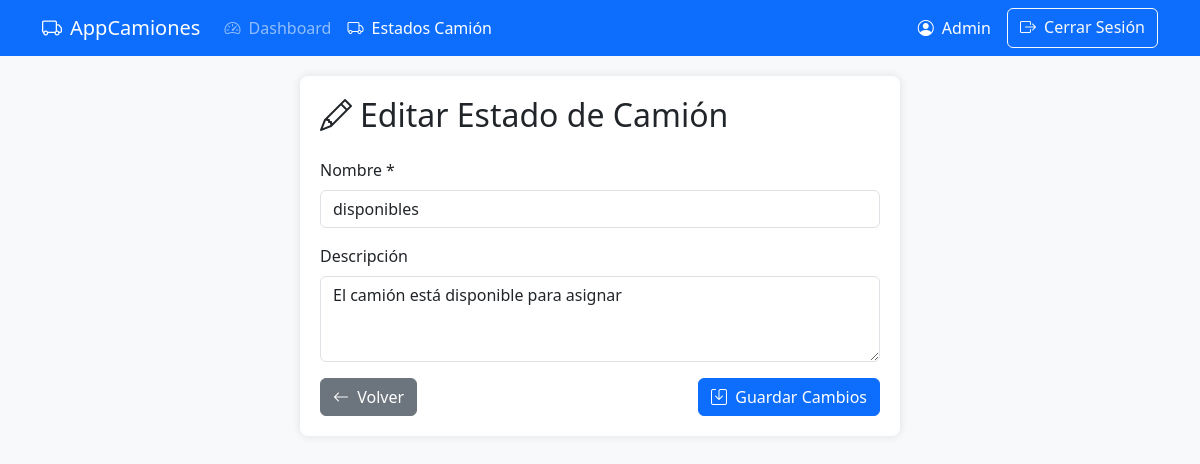
Screenshot of /views/estados_camion/edit.php?id=1 (signed in) with the database file from the repository.
### tables this page shows
CREATE TABLE `estados_camion` (
  `id_estado_camion` int(11) NOT NULL,
  `nombre` varchar(50) NOT NULL,
  `descripcion` varchar(255) DEFAULT NULL
);

### controllers/EstadosCamionController.php (called while the page is built, shortened)
<?php
require_once __DIR__ . '/../config/database.php';
require_once __DIR__ . '/../models/EstadosCamion.php';
class EstadosCamionController {
    private $estadoCamion;
    public function __construct() {
        $this->db = new Database();
        $this->estadoCamion = new EstadosCamion($this->db->connect());
    }
    public function obtenerEstadoPorId($id) {
        return $this->estadoCamion->getById($id);
    }
}

### config/database.php (called while the page is built, shortened)
<?php
class Database {
    private $host = 'localhost';
    private $db_name = 'proyecto_transportes';
    private $username = 'dmilanes';
    private $password = 'milanes1982*-';
    public function connect() {
        $this->conn = null;
        try {
            $this->conn = new PDO(
                "mysql:host=" . $this->host . ";dbname=" . $this->db_name,
                $this->username,
                $this->password
            );
            $this->conn->setAttribute(PDO::ATTR_ERRMODE, PDO::ERRMODE_EXCEPTION);
        } catch (PDOException $e) {
            die("Error de conexión: " . $e->getMessage());
        }
        return $this->conn;
    }
}
?>

### models/EstadosCamion.php (called while the page is built, shortened)
<?php
class EstadosCamion {
    private $conn;
    private $table_name = "estados_camion";
    public function __construct($db) {
        $this->conn = $db;
    }
    public function getById($id) {
        $query = "SELECT * FROM " . $this->table_name . "
                  WHERE id_estado_camion = ? LIMIT 1";
        $stmt = $this->conn->prepare($query);
        $stmt->bindParam(1, $id);
        $stmt->execute();
        return $stmt->fetch(PDO::FETCH_ASSOC);
    }
}

### views/estados_camion/edit.php (the view, shortened to what this page needs)
<?php
require_once __DIR__ . '/../../controllers/EstadosCamionController.php';
$controller = new EstadosCamionController();
$id = $_GET['id'] ?? null;
$estado = $controller->obtenerEstadoPorId($id);
?>
<!DOCTYPE html>
<html lang="es">
<head>
    <link href="https://cdn.jsdelivr.net/npm/bootstrap@5.3.0/dist/css/bootstrap.min.css" rel="stylesheet">
    <link href="https://cdn.jsdelivr.net/npm/bootstrap-icons@1.10.0/font/bootstrap-icons.css" rel="stylesheet">
</head>
<body>
    <nav class="navbar navbar-expand-lg navbar-dark bg-primary fixed-top">
        <div class="container">
            <a class="navbar-brand" href="../auth/dashboard.php">
                <i class="bi bi-truck me-2"></i>AppCamiones
            </a>
            <div class="collapse navbar-collapse" id="navbarNav">
                <ul class="navbar-nav me-auto">
                    <li class="nav-item">
                        <a class="nav-link" href="../auth/dashboard.php">
                            <i class="bi bi-speedometer2 me-1"></i> Dashboard
                        </a>
                    </li>
                    <li class="nav-item">
                        <a class="nav-link active" href="#">
                            <i class="bi bi-truck me-1"></i> Estados Camión
                        </a>
                    </li>
                </ul>
                <div class="d-flex">
                    <span class="navbar-text text-white me-3">
                        <i class="bi bi-person-circle me-1"></i>
                        <?= htmlspecialchars($_SESSION['user']['nombre']) ?>
                    </span>
                    <a href="../../controllers/AuthController.php?logout=true" class="btn btn-outline-light">
                        <i class="bi bi-box-arrow-right me-1"></i> Cerrar Sesión
                    </a>
                </div>
            </div>
        </div>
    </nav>
    <div class="container">
        <div class="form-container">
            <h2 class="mb-4"><i class="bi bi-pencil me-2"></i>Editar Estado de Camión</h2>
            <form method="post" action="edit.php?action=editar">
                <div class="mb-3">
                    <label for="nombre" class="form-label">Nombre *</label>
                    <input type="text" class="form-control" id="nombre" name="nombre"
                           value="<?= htmlspecialchars($estado['nombre']) ?>" required>
                </div>
                <div class="mb-3">
                    <label for="descripcion" class="form-label">Descripción</label>
                    <textarea class="form-control" id="descripcion" name="descripcion" rows="3"><?= htmlspecialchars($estado['descripcion'] ?? '') ?></textarea>
                </div>
                <div class="d-flex justify-content-between">
                    <a href="list.php" class="btn btn-secondary">
                        <i class="bi bi-arrow-left me-1"></i> Volver
                    </a>
                    <button type="submit" class="btn btn-primary">
                        <i class="bi bi-save me-1"></i> Guardar Cambios
                    </button>
                </div>
            </form>
        </div>
    </div>
</body>
</html>

### views/estados_camion/edit.php (style rules this page uses)
body { padding-top: 56px; background-color: #f8f9fa; }
.form-container { max-width: 600px; margin: 20px auto; padding: 20px; background-color: white; border-radius: 8px; box-shadow: 0 0 10px rgba(0,0,0,0.1); }

### rows the page displays
estados_camion: nombre "disponibles", descripcion "El camión está disponible para asignar"

### other values shown
$_SESSION['user']['nombre'] "Admin"
